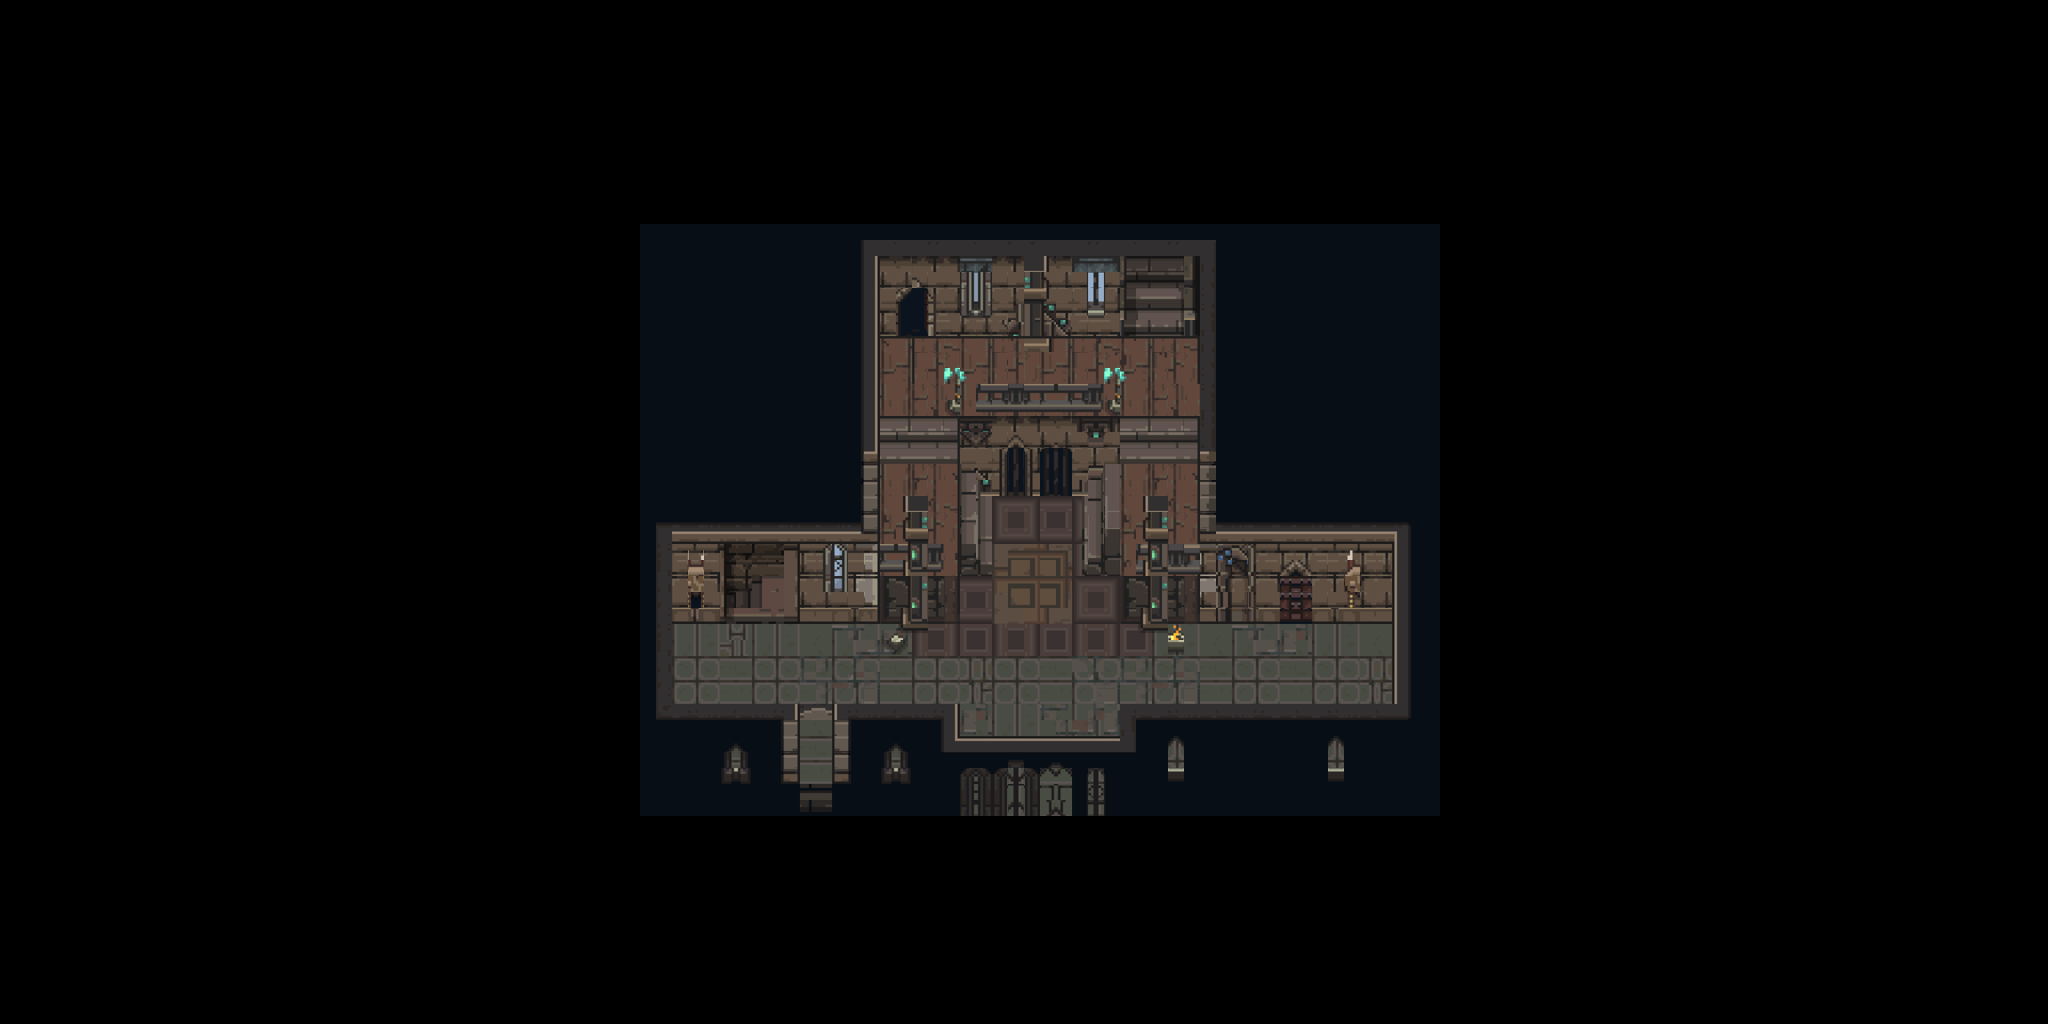

Below is a game level as drawn by its tile map, then a one-line description and the .tmx that defines it (tile-layer data replaced by summaries):
An orthogonal 128x64 tile map with 16x16 px tiles, 1 tile layer (Tile Layer 1) and 19 objects (15x Wall3, FleeFromJourney, SpawnPoint3, SpawnEnemy3, Scene3to2).

<map version="1.10" tiledversion="1.11.2" orientation="orthogonal" renderorder="right-down" width="128" height="64" tilewidth="16" tileheight="16" infinite="0" nextlayerid="4" nextobjectid="21">
 <tileset firstgid="1" name="incastle" tilewidth="16" tileheight="16" spacing="16" margin="16" tilecount="1850" columns="50">
  <image source="incastle.png" trans="000000" width="1600" height="1200" />
 </tileset>
 <layer id="1" name="Tile Layer 1" width="128" height="64">
  <data>[8192 cells, 1850 non-empty, 1850 distinct tile ids]</data>
 </layer>
 <objectgroup id="2" name="Object Layer 1">
  <object id="2" name="Wall3" type="Wall3" x="1392" y="480" width="45" height="333" />
  <object id="3" name="Wall3" type="Wall3" x="1121" y="576" width="290" height="44" />
  <object id="4" name="Wall3" type="Wall3" x="1203" y="227" width="26" height="365" />
  <object id="5" name="Wall3" type="Wall3" x="845" y="255" width="452" height="76" />
  <object id="6" name="Wall3" type="Wall3" x="817" y="240" width="56" height="382" />
  <object id="7" name="Wall3" type="Wall3" x="668" y="578" width="295" height="47" />
  <object id="8" name="Wall3" type="Wall3" x="645" y="555" width="27" height="269" />
  <object id="9" name="Wall3" type="Wall3" x="674" y="811" width="770" height="10" />
  <object id="12" name="Wall3" type="Wall3" x="992" y="419" width="88" height="16" />
  <object id="13" name="Wall3" type="Wall3" x="1082" y="418" width="37" height="16.3333" />
  <object id="14" name="Wall3" type="Wall3" x="960" y="419" width="29" height="13.3333" />
  <object id="15" name="Wall3" type="Wall3" x="1105" y="529" width="12" height="52" />
  <object id="16" name="Wall3" type="Wall3" x="1084" y="557" width="17" height="21" />
  <object id="17" name="Wall3" type="Wall3" x="962" y="562" width="30" height="14" />
  <object id="18" name="Wall3" type="Wall3" x="959" y="544" width="15" height="35" />
  <object id="20" name="FleeFromJourney" type="FleeFromJourney" x="1008" y="502.5">
   <point />
  </object>
 </objectgroup>
 <objectgroup id="3" name="Object Layer 2">
  <object id="10" name="sapwnpoint3" type="SpawnPoint3" x="797" y="650" width="41" height="37" />
  <object id="11" name="Spawnenemy" type="SpawnEnemy3" x="1005" y="348" width="67" height="59" />
  <object id="19" name="backtoscene2" type="Scene3to2" x="792" y="759" width="49" height="44" />
 </objectgroup>
</map>
